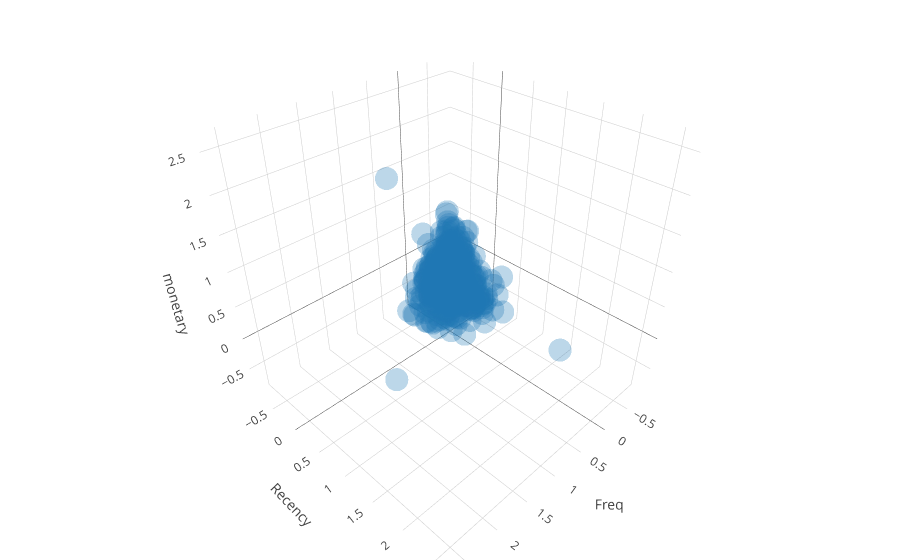

Notebook source saved alongside this figure:
### Code cell
traces = []

x = [v[0] for v in df_scaled.iloc[:,0:1].values]
y = [v[0] for v in df_scaled.iloc[:,1:2].values]
z = [v[0] for v in df_scaled.iloc[:,3:4].values]
#c = temp_data["kmean_cluster"]
marker = dict(size=8, opacity=opacity)
trace = go.Scatter3d(x=x, y=y, z=z, mode='markers', marker=marker)
traces.append(trace)
layout = go.Layout(margin=dict( l=0,r=0,b=0,t=0), scene={'xaxis':{'title': 'Freq'}, 
                                                         'yaxis':{'title': 'Recency'}, 
                                                         'zaxis':{'title': 'monetary'}})
fig = go.Figure(data=traces, layout=layout)
po.iplot(fig, filename='3d-scatter-colorscale')

### Figure 1 — Plotly figure (JSON) as saved in the notebook; plotly's stock layout.template omitted (floating-point values rounded to 4 significant figures; data arrays with more than 128 entries replaced by an {"elided": "..."} marker saying what was removed)
{"data": [{"marker": {"opacity": 0.3, "size": 8}, "mode": "markers", "type": "scatter3d", "uid": "a06f276e-d58b-11e8-8c9c-aae9fe84485c", "x": {"elided": "2357 float values"}, "y": {"elided": "2357 float values"}, "z": {"elided": "2357 float values"}}], "layout": {"margin": {"b": 0, "l": 0, "r": 0, "t": 0}, "scene": {"xaxis": {"title": "Freq"}, "yaxis": {"title": "Recency"}, "zaxis": {"title": "monetary"}}}}
